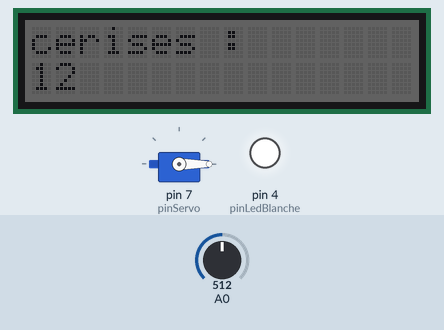
This sketch was run on a simulated Arduino Uno, built with avr-gcc and run on an emulated ATmega328P. On the bench: servo, 16×2 character LCD, output pins drawn as LEDs (lit = HIGH). The test bench sets the inputs (shaded band); at power-on: A0 = 512.

Above: at 1.2 s.
1.3 s: A0 set to 140
At 3.3 s:
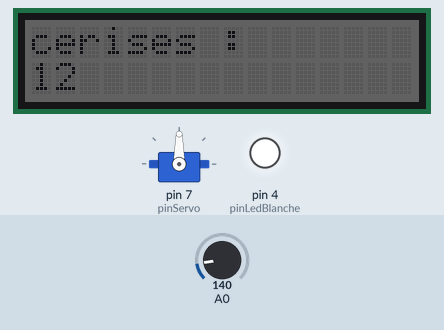
4.3 s: A0 set to 160
At 6.1 s:
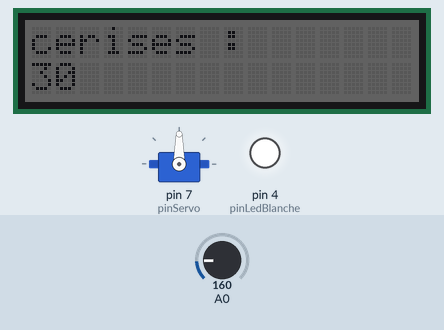
Timing chart, 0 to 11.7 s (numbered marks = the images above; inputs shaded):
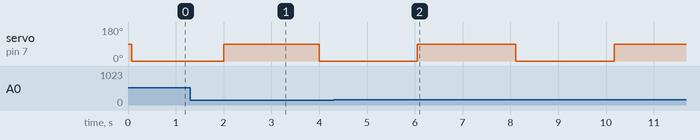

The sketch:

programme_panier.ino
```cpp
#include <Wire.h>
#include "rgb_lcd.h"
#include <Servo.h>

Servo servoPanier;

rgb_lcd lcd;

long timeA;

const byte pinLedBlanche = 4;
const byte pinServo = 7;
int count = 0;
int servoAngle = 0;

void setup() {
  servoPanier.attach(pinServo);

  lcd.begin(16, 2);
  lcd.setRGB(100, 0, 0);

  Serial.begin(9600);
  pinMode(pinLedBlanche, OUTPUT);
  digitalWrite(pinLedBlanche, HIGH);
  lcd.setCursor(0, 0);
  lcd.print("cerises :");
  lcd.setRGB(50, 50, 50);
}

void loop() {
  if(millis()-timeA >= 2000) {
    timeA = millis();
    if(servoAngle == 0) {
      servoAngle = 90;
    } else {
      servoAngle = 0;
    }
  }
  servoPanier.write(servoAngle);

  int result = analogRead(A0);
  if(result > 150) {
    lcd.setCursor(0, 1);
    lcd.print(++count);
    delay(100);
  }
}
```

Measured:
- after the input at 4.3 s, the display: first changes at once (image 2 shows a later state)
